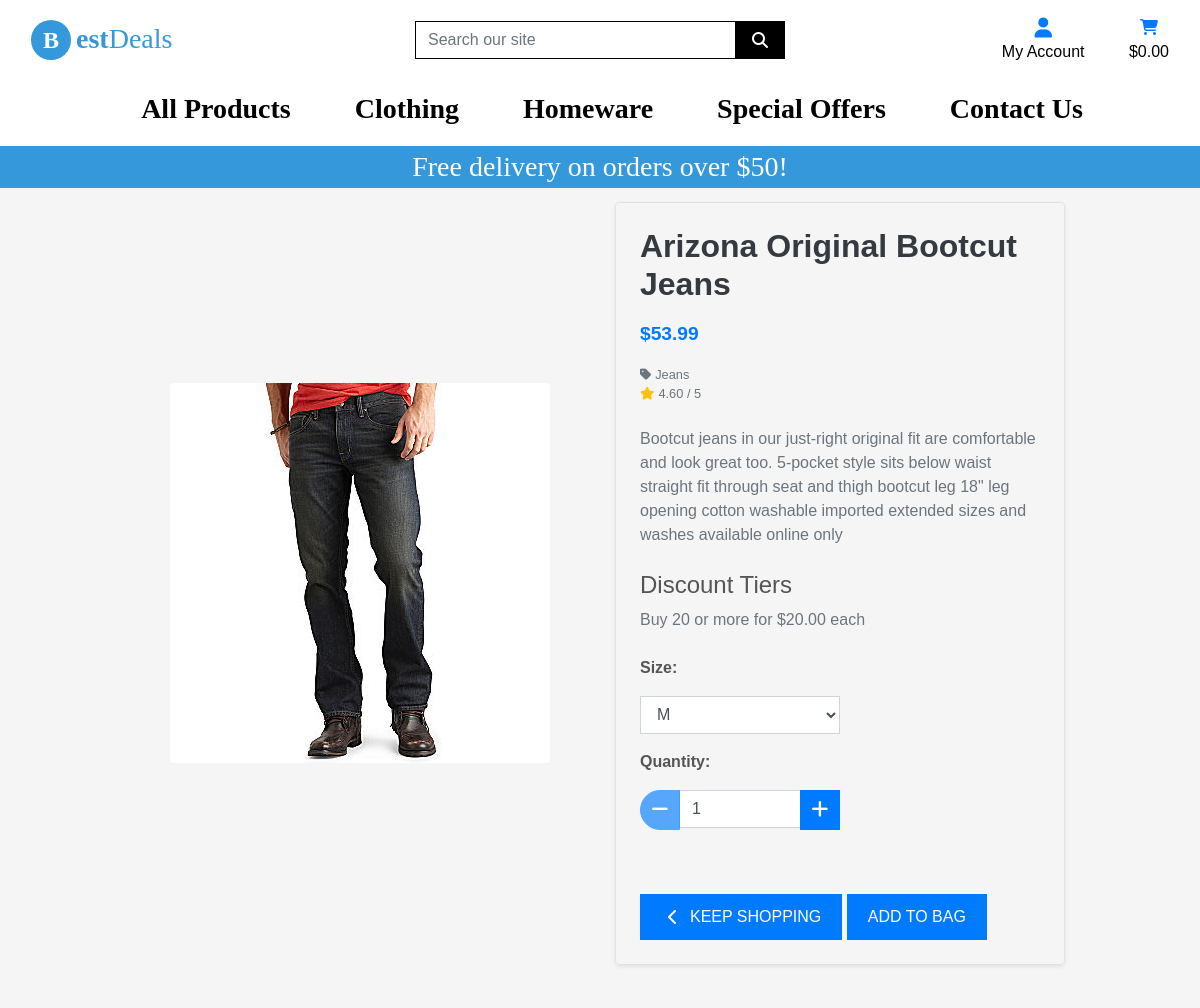
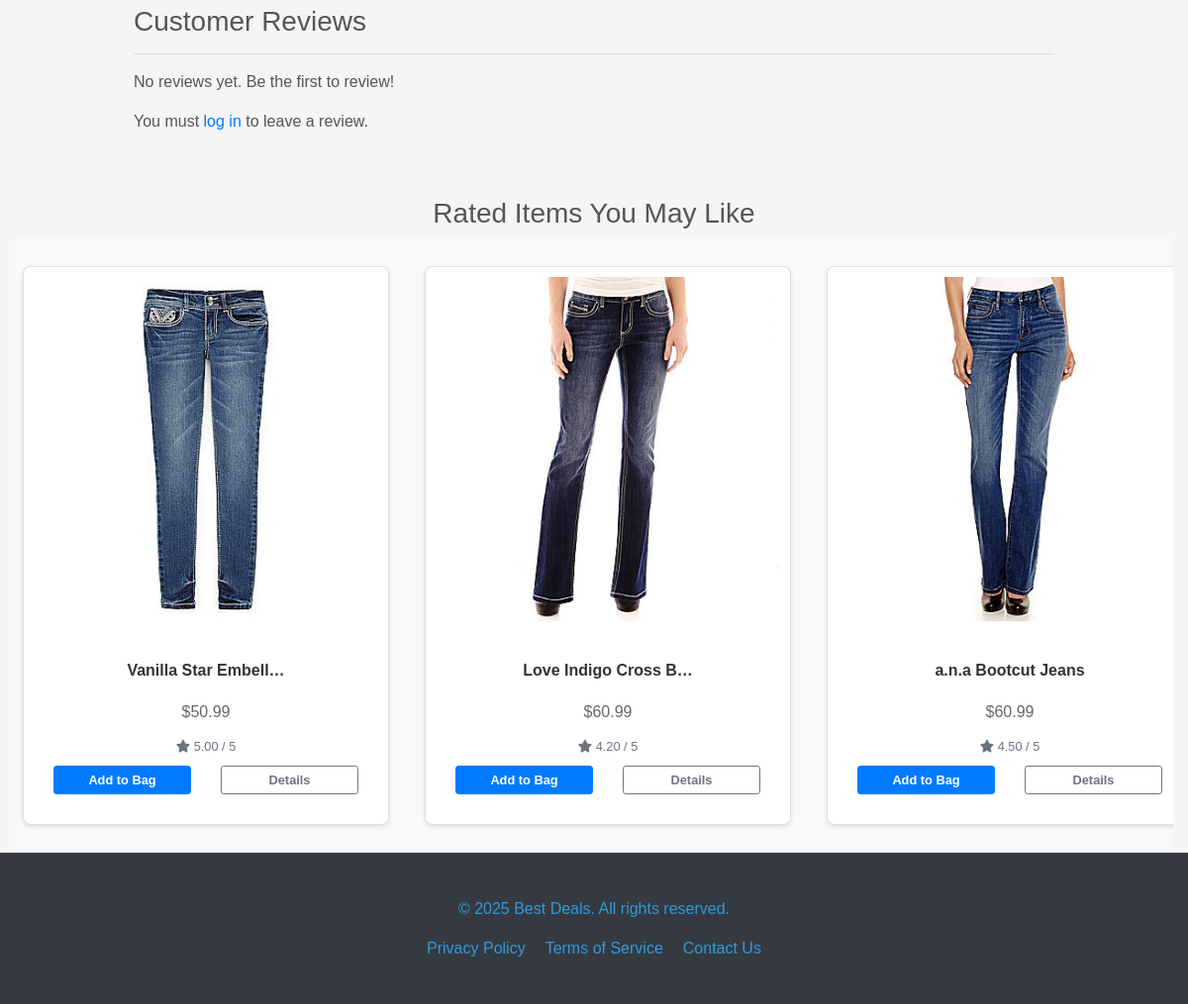
/products/1, run on the app's committed database (2 pictures, top to bottom).
### products/models.py (models this page shows, shortened)
class Product(models.Model):
    category = models.ForeignKey('Category', null=True, blank=True, on_delete=models.SET_NULL)
    sku = models.CharField(max_length=254, null=True, blank=True)
    name = models.CharField(max_length=254)
    description = models.TextField()
    has_sizes = models.BooleanField(default=False, null=True, blank=True)
    price = models.DecimalField(max_digits=6, decimal_places=2)
    rating = models.DecimalField(max_digits=6, decimal_places=2, null=True, blank=True)
    image_url = models.URLField(max_length=1024, null=True, blank=True)
    image = models.ImageField(null=True, blank=True)
    vat_applicable = models.BooleanField(default=False)

class Category(models.Model):
    class Meta:
        verbose_name_plural = 'categories'
    name = models.CharField(max_length=254)
    friendly_name = models.CharField(max_length=254, null=True, blank=True)

class DiscountTier(models.Model):
    product = models.ForeignKey(Product, on_delete=models.CASCADE)  # Link to Product
    quantity = models.PositiveIntegerField()  # Quantity for the discount
    price = models.DecimalField(max_digits=6, decimal_places=2)  # Discounted price for this quantity

### products/views.py (the view)
# urls.py: path('<product_id>', views.product_detail, name='product_detail'),
def product_detail(request, product_id):
    product = get_object_or_404(Product, pk=product_id)
    discount_tiers = product.discounttier_set.all()  # Fetch all DiscountTier entries related to the product
    rated_products = Product.objects.filter(
        category=product.category,  # Match the category
        rating__isnull=False       # Ensure they have a rating
    ).exclude(id=product.id).order_by('?')[:20]  # Exclude the current product and limit results
    context = {
        'product': product,
        'discount_tiers': discount_tiers,  # Pass discount tiers to the template
        'rated_products': rated_products,
    }
    return render(request, 'products/product_detail.html', context)

### products/templates/products/product_detail.html (shortened to what this page needs)
{% extends "base.html" %}
{% load static %}
{% block content %}
<div class="overlay"></div>
<div class="container my-5">
    <div class="row align-items-center">
        <div class="col-12 col-md-6 col-lg-6 text-center">
            <div class="image-container my-3">
                {% if product.image %}
                <a href="{{ product.image.url }}" target="_blank">
                    <img class="img-fluid rounded product-details-container" src="{{ product.image.url }}"
                        alt="{{ product.name }}">
                </a>
                {% else %}
                <a href="#">
                    <img class="img-fluid rounded" src="{{ MEDIA_URL }}noimage.png" alt="{{ product.name }}">
                </a>
                {% endif %}
            </div>
        </div>
        <div class="col-12 col-md-6 col-lg-6">
            <div class="product-details p-4 border rounded shadow-sm">
                <h2 class="mb-3 font-weight-bold text-dark">{{ product.name }}</h2>
                <p class="lead font-weight-bold text-primary mb-3">${{ product.price }}</p>
                {% if product.category %}
                <p class="small mt-1 mb-0">
                    <a class="text-muted" href="{% url 'products' %}?category={{ product.category.name }}">
                        <i class="fas fa-tag mr-1"></i>{{ product.category.friendly_name }}
                    </a>
                </p>
                {% endif %}
                {% if product.rating %}
                <small class="text-muted d-block mb-3">
                    <i class="fas fa-star text-warning mr-1"></i>{{ product.rating }} / 5
                </small>
                {% else %}
                <small class="text-muted d-block mb-3">No Rating</small>
                {% endif %}
                <p class="mt-4 text-secondary">{{ product.description }}</p>
                <div class="mt-4">
                    <h4 class="mb-2">Discount Tiers</h4>
                    <ul class="list-unstyled">
                        {% for tier in discount_tiers %}
                        <li class="text-muted">Buy {{ tier.quantity }} or more for ${{ tier.price }} each</li>
                        {% empty %}
                        <li class="text-muted">No discount tiers available for this product.</li>
                        {% endfor %}
                    </ul>
                </div>
                <form class="form mt-4" action="{% url 'add_to_bag' product.id %}" method="POST">
                    <div class="form-row">
                        {% with product.has_sizes as s %}
                        {% if s %}
                            <div class="col-12">
                                <p><strong>Size:</strong></p>
                                <select class="form-control rounded-0 w-50" name="product_size" id='id_product_size'>
                                    <option value="m" selected>M</option>
                                </select>
                            </div>
                        {% endif %}
                        <div class="col-12">
                            <p class="mt-3"><strong>Quantity:</strong></p>
                            <div class="form-group w-50">
                                <div class="input-group">
                                    <div class="input-group-prepend">
                                        <button class="decrement-qty rorounded-0 btn btn-primary qty-btn"
                                             data-item_id="{{ product.id }}" id="decrement-qty_{{ product.id }}">
                                            <i class="fas fa-minus"></i>
                                        </button>
                                    </div>
                                    <input class="form-control qty_input" type="number"
                                        name="quantity" value="1" min="1" max="99"
                                        data-item_id="{{ product.id }}" id="id_qty_{{ product.id }}">
                                        <div class="input-group-append">
                                            <button class="increment-qty qty-btn btn btn-primary rounded-0 d-flex align-items-center justify-content-center"
                                                 data-item_id="{{ product.id }}" id="increment-qty_{{ product.id }}" >
                                                <i class="fas fa-plus"></i>
                                            </button>
                                        </div>
                                </div>
                            </div>
                        </div>
                        <div class="col-12 {% if s%}  {% endif %}">
                            <a href="{% url 'products' %}" class="btn btn-outline-black rounded-0 mt-5">
                                <span class="icon">
                                    <i class="fas fa-chevron-left"></i>
                                </span>
                                <span class="text-uppercase">Keep Shopping</span>
                            </a>
                            <input type="submit" class="btn btn-outline-black rounded-0 mt-5" value="Add to Bag">
                        </div>
                        {% endwith%}
                    </div>
                </form>
            </div>
        </div>
    </div>
    <div class="row mt-5">
        <div class="col-12">
            <h3>Customer Reviews</h3>
            <hr>
            {% for review in reviews %}
            <div class="review mb-4">
                <p><strong>{{ review.user.username }}</strong> rated: <i class="fas fa-star text-warning"></i> {{
                    review.rating }}</p>
                <p>{{ review.comment }}</p>
                <small class="text-muted">{{ review.created_at|date:"M d, Y" }}</small>
                <hr>
            </div>
            {% empty %}
            <p>No reviews yet. Be the first to review!</p>
            {% endfor %}
            {% if user.is_authenticated %}
            <form method="POST" action="{% url 'add_review' product.id %}">
                {% csrf_token %}
                <div class="form-group">
                    <label for="rating">Rating:</label>
                    <select class="form-control" id="rating" name="rating" required>
                        <option value="5">5 - Excellent</option>
                        <option value="4">4 - Good</option>
                        <option value="3">3 - Average</option>
                        <option value="2">2 - Poor</option>
                        <option value="1">1 - Terrible</option>
                    </select>
                </div>
                <div class="form-group">
                    <label for="comment">Your Review:</label>
                    <textarea class="form-control" id="comment" name="comment" rows="4" required></textarea>
                </div>
                <button type="submit" class="btn btn-primary">Submit Review</button>
            </form>
            {% else %}
            <p>You must <a href="{% url 'account_login' %}">log in</a> to leave a review.</p>
            {% endif %}
        </div>
    </div>
</div>
<div class="container-fluid mt-5">
    <h3 class="text-center">Rated Items You May Like</h3>
    <div class="carousel-wrapper overflow-hidden">
        <div class="carousel-items d-flex">
            {% for rated_product in rated_products %}
            <div class="card m-2 card-custom">
                <a href="{% url 'product_detail' rated_product.id %}">
                    <img src="{{ rated_product.image.url }}" class="card-img-top img-fluid"
                        alt="{{ rated_product.name }}">
                </a>
                <div class="card-body text-center">
                    <h6 class="card-title">{{ rated_product.name|truncatechars:20 }}</h6>
                    <p class="card-text">${{ rated_product.price }}</p>
                    <small class="text-muted">
                        <i class="fas fa-star"></i> {{ rated_product.rating }} / 5
                    </small>
                    <div class="row mt-2">
                        <div class="col-6">
                            <a href="{% url 'product_detail' rated_product.id %}" class="pro-bt btn btn-primary btn-sm btn-block">Add to Bag</a>
                        </div>
                        <div class="col-6">
                            <a href="{% url 'product_detail' rated_product.id %}"
                                class="pro-bt btn btn-outline-secondary btn-sm btn-block">Details</a>
                        </div>
                    </div>
                </div>
            </div>
            {% endfor %}
        </div>
    </div>
</div>
{% endblock %}

### templates/base.html (shortened to what this page needs)
{% load static %}
<!doctype html>
<html lang="en">
<head>
    {% block corecss %}
    <link rel="stylesheet" href="https://stackpath.bootstrapcdn.com/bootstrap/4.4.1/css/bootstrap.min.css"
>
    <link rel="stylesheet" href="{% static 'css/base.css' %}">
    {% endblock %}
    {% block extra_css %}
    <link rel="stylesheet" href="{% static 'css/footer.css' %}">
    <link rel="stylesheet" href="{% static 'css/products.css' %}">
    <link rel="stylesheet" href="{% static 'css/contact.css' %}">
    <link rel="stylesheet" href="{% static 'css/success.css' %}">
    <link rel="stylesheet" href="{% static 'css/bag.css' %}">
    {% endblock %}
</head>
<body>
    <header class="container-fluid fixed-top">
        <div id="topnav" class="row bg-white pt-lg-2 d-none d-lg-flex">
            <div class="col-12 col-lg-4 my-auto py-1 py-lg-0 text-center  text-lg-left">
                <a href="{% url 'home' %}" class="nav-link main-logo-link">
                    <h2 class="logo-font text-blue my-0"><strong> <span class="circle">B</span>est</strong>Deals</h2>
                </a>
            </div>
            <div class="col-12 col-lg-4 my-auto py-1 py-lg-0">
                <form method="GET" action="{% url 'products' %}">
                    <div class="input-group w-100">
                        <input class="form-control border border-black rounded-0" type="text" name="q"
                            placeholder="Search our site">
                        <div class="input-group-append">
                            <button class="form-control btn btn-black border border-black rounded-0" type="submit">
                                <span class="icon">
                                    <i class="fas fa-search"></i>
                                </span>
                            </button>
                        </div>
                    </div>
                </form>
            </div>
            <div class="col-12 col-lg-4 my-auto py-1 py-lg-0">
                <ul class="list-inline list-unstyled text-center text-lg-right my-0">
                    <li class="list-inline-item dropdown">
                        <a class="text-black nav-link" href="#" id="user-options" data-toggle="dropdown"
                            aria-haspopup="true" aria-expanded="false">
                            <div class="text-center">
                                <div><i class="fas fa-user fa-lg text-primary"></i></div>
                                <p class="my-0">My Account</p>
                            </div>
                        </a>
                    </li>
                    <li class="list-inline-item">
                        <a class="{% if grand_total %}text-info font-weight-bold{% else %}text-black{% endif %} nav-link"
                            href="{% url 'view_bag' %}">
                            <div class="text-center">
                                <div><i class="fa-solid fa-cart-shopping  text-primary"></i></div>
                                <p class="my-0">
                                    {% if grand_total %}
                                    ${{ grand_total|floatformat:2 }}
                                    {% else %}
                                    $0.00
                                    {% endif %}
                                </p>
                            </div>
                        </a>
                    </li>
                </ul>
            </div>
        </div>
        <div class="row bg-white">
            <nav class="navbar navbar-expand-lg navbar-light w-100">
                {% include 'includes/main-nav.html' %}
            </nav>
        </div>
        <div id="delivery-banner" class="row text-center">
            <div class="col bg-blue text-white">
                <h4 class="logo-font my-1 text-white">Free delivery on orders over ${{ free_delivery_threshold }}!</h4>
            </div>
        </div>
    </header>
    {% block content %}
    {% endblock %}
</body>
{% include 'includes/footer.html' %}
</html>

### templates/includes/main-nav.html (shortened to what this page needs)
<div class="collapse navbar-collapse" id="main-nav">
    <ul class="navbar-nav w-auto mx-auto">
        <li class="nav-item dropdown">
            <a class="logo-font font-weight-bold nav-link text-black mr-5" href="#" id="all-products-link"
                data-toggle="dropdown" aria-haspopup="true" aria-expanded="false">
                All Products
            </a>
        </li>
        <li class="nav-item dropdown">
            <a class="logo-font font-weight-bold nav-link text-black mr-5" href="#" id="clothing-link"
                data-toggle="dropdown" aria-haspopup="true" aria-expanded="false">
                Clothing
            </a>
        </li>
        <li class="nav-item dropdown">
            <a class="logo-font font-weight-bold nav-link text-black mr-5" href="#" id="homeware-link"
                data-toggle="dropdown" aria-haspopup="true" aria-expanded="false">
                Homeware
            </a>
        </li>
        <li class="nav-item dropdown">
            <a class="logo-font font-weight-bold nav-link text-black" href="#" id="specials-link" data-toggle="dropdown"
                aria-haspopup="true" aria-expanded="false">
                Special Offers
            </a>
        </li>
        <li class="nav-item con-us">
            <a href="{% url 'contact' %}" class="logo-font font-weight-bold nav-link text-black" id="specials-link">
                Contact Us
            </a>
        </li>
    </ul>
</div>

### templates/includes/footer.html
<footer class="footer">
    <div class="container text-center py-4">
        <p>&copy; 2025 Best Deals. All rights reserved.</p>
        <ul class="footer-links">
            <li><a href="#">Privacy Policy</a></li>
            <li><a href="#">Terms of Service</a></li>
            <li><a href="#">Contact Us</a></li>
        </ul>
    </div>
</footer>

### data on the page
Product: image (picture), name "Arizona Original Bootcut Jeans", price "53.99", category.friendly_name "Jeans", rating "4.60", description "Bootcut jeans in our just-right original fit are comfortable and look great too. 5-pocket style sits below waist straight fit through seat and thigh bootcut leg 18\" leg opening cotton washable imported extended sizes and washes available online only", quantity "1"
DiscountTier: quantity "20", price "20.00"
Product: image (picture), name "Vanilla Star Embell…", price "50.99", rating "5.00"
Product: image (picture), name "Love Indigo Cross B…", price "60.99", rating "4.20"
Product: image (picture), name "a.n.a Bootcut Jeans", price "60.99", rating "4.50"

### other printed values
{{ free_delivery_threshold }} "50"
